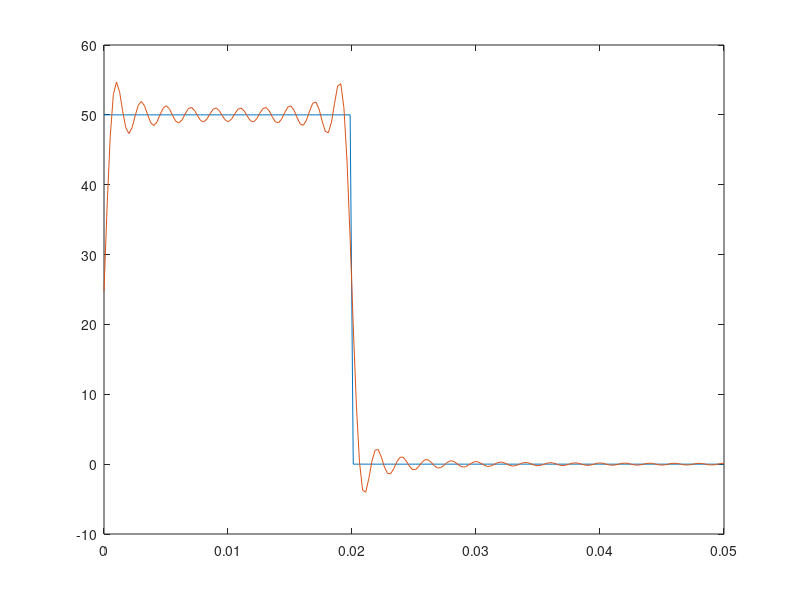

Write MATLAB code to recreate this figure.
%
% Copyright (c) 2018, Vishal_S
% All rights reserved. Please read the "license.txt" for license terms.
%
% Project Title: Phase field modelling
% 
% Developer: Vishal S
% 
% Contact Info: vishalsubbu97@gmail.com
%

intensity = 50.0;
pulse_width = 0.05;
pulse_on = 0.02;
n = 50;
length = 200;
a_cos = 1:n;
a_sin = 1:n;
c = pi/pulse_width;
a0 = 0;
t = linspace(0,pulse_width,length);
func = linspace(0,pulse_width,length);

for i = 1:length
    if(t(i)<pulse_on)
        func(i) = intensity;
    else 
        func(i) = 0.0;
    end
end

a0 = (intensity*pulse_on)/(2.0*pulse_width);

for i = 1:n 
    a_cos(i) = (intensity/pulse_width)*(sin(pulse_on*c*i))/(i*c);
    a_sin(i) = (intensity/pulse_width)*(-cos(pulse_on*c*i)+1.0)/(i*c);
end
func_num = 1:length;
for i = 1:length
    func_num(i) = a0;
    for j = 1:n
        func_num(i) = func_num(i) + a_cos(j)*cos(j*c*t(i)) + a_sin(j)*sin(j*c*t(i));
    end
end

plot(t,func);
hold on;
plot(t,func_num);
hold off;


